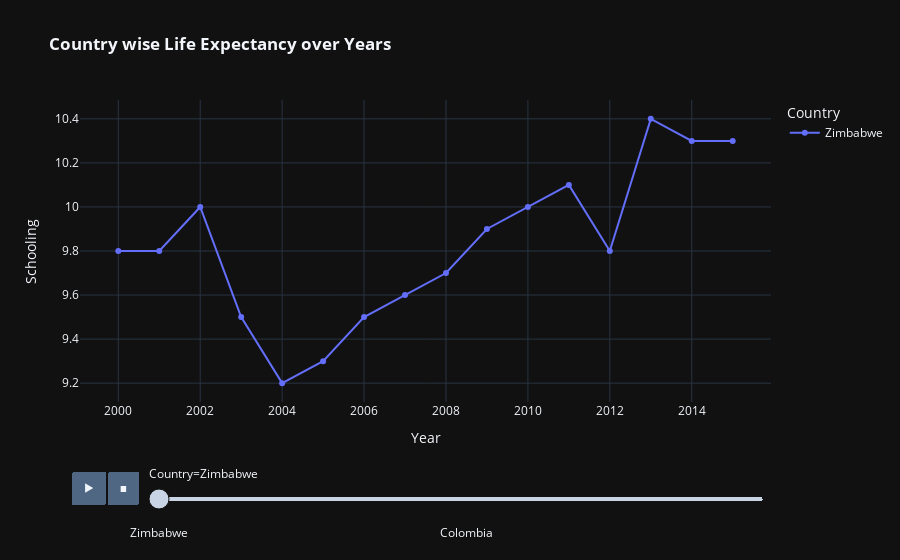

Write notebook code for a chart like this one.
### Code cell
fig=px.line(ds.sort_values(by='Year'),x='Year',y='Schooling',animation_frame='Country',animation_group='Year',color='Country',markers=True,template='plotly_dark',title='<b> Country wise Life Expectancy over Years')
fig.show()
